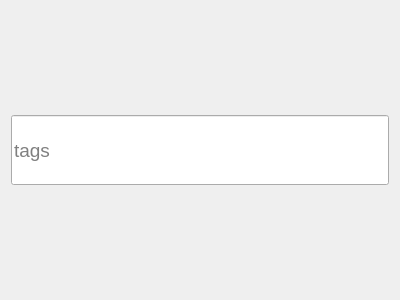
<?xml version="1.0" encoding="UTF-8"?>
<ui version="4.0">
 <class>TagHandlerWidget</class>
 <widget class="QWidget" name="TagHandlerWidget">
  <property name="geometry">
   <rect>
    <x>0</x>
    <y>0</y>
    <width>400</width>
    <height>300</height>
   </rect>
  </property>
  <property name="windowTitle">
   <string>Form</string>
  </property>
  <layout class="QVBoxLayout" name="verticalLayout">
   <item>
    <widget class="QLineEdit" name="lineEdit">
     <property name="minimumSize">
      <size>
       <width>0</width>
       <height>70</height>
      </size>
     </property>
     <property name="font">
      <font>
       <pointsize>14</pointsize>
      </font>
     </property>
     <property name="placeholderText">
      <string>tags</string>
     </property>
    </widget>
   </item>
  </layout>
 </widget>
 <resources/>
 <connections/>
</ui>
